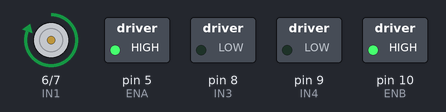
The sketch below on a simulated Arduino Uno, built with avr-gcc and run on an emulated ATmega328P. On the bench: motor-driver pin pairs drawn as motors (green arrow = first pin HIGH = forward, orange = second pin HIGH = backward, longer = more drive), switched loads named in the sketch (green lamp = pin HIGH).

Above: at 0.5 s.
At 2.5 s:
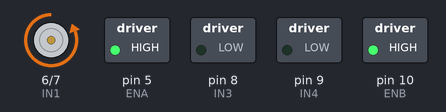
At 3.5 s:
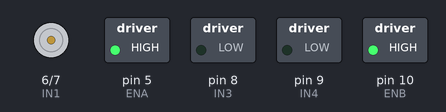
Timing chart, 0 to 5.2 s (numbered marks = the images above):
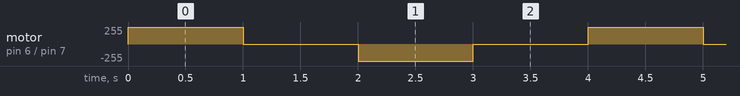

Measured:
- by itself, motor on pin 6 (IN1) / pin 7 (IN2): repeats every 4.0 s: stopped 1.0 s, backward 255/255 1.0 s, stopped 1.0 s, forward 255/255 1.0 s

The sketch:

Task_04_-_DC_motor.ino
```cpp
// Pin definitions for L298N
const int IN1 = 6;  // Motor 1 control pin 1
const int IN2 = 7;  // Motor 1 control pin 2
const int ENA = 5; // Motor 1 speed control (PWM)
const int IN3 = 8; // Motor 2 control pin 1
const int IN4 = 9; // Motor 2 control pin 2
const int ENB = 10; // Motor 2 speed control (PWM)

void setup() {
  // Set control pins as outputs
  pinMode(IN1, OUTPUT);
  pinMode(IN2, OUTPUT);
  pinMode(IN3, OUTPUT);
  pinMode(IN4, OUTPUT);

  // Set speed control pins as outputs
  pinMode(ENA, OUTPUT);
  pinMode(ENB, OUTPUT);

  // Set speed of both motors (0-255)
  analogWrite(ENA, 255); // Motor 1 speed
  analogWrite(ENB, 255); // Motor 2 speed
}

void loop() {
  // Nothing to do in loop since motors will keep running forward

  // Motor 1 forward
  digitalWrite(IN1, HIGH);
  digitalWrite(IN2, LOW);
  delay(1000);

  // Motor 1 stop
  digitalWrite(IN1, LOW);
  digitalWrite(IN2, LOW);
  delay(1000);

  // Motor 1 Backward
  digitalWrite(IN1, LOW);
  digitalWrite(IN2, HIGH);
  delay(1000);

  // Motor 1 stop
  digitalWrite(IN1, LOW);
  digitalWrite(IN2, LOW);
  delay(1000);

}
```
